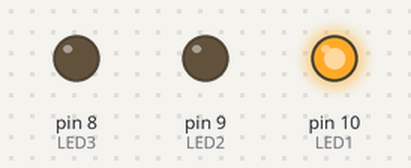
This sketch was run on a simulated Arduino Uno, built with avr-gcc and run on an emulated ATmega328P. Parts: output pins drawn as LEDs (lit = HIGH).

Above: at 1.5 s.
At 4.5 s:
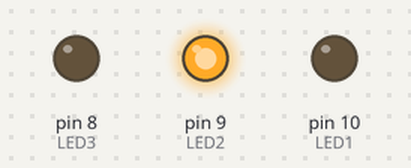
At 7.5 s:
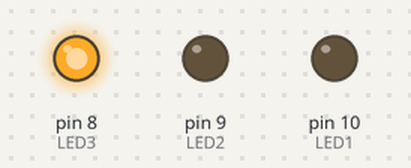
Timing chart, 0 to 11.7 s (numbered marks = the images above):
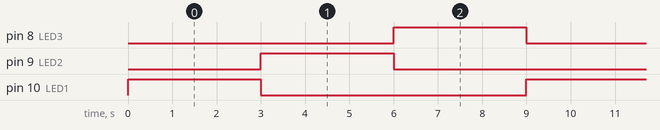

Measured:
- by itself, pin 8 (LED3), pin 9 (LED2), pin 10 (LED1): alternates HIGH for 3.0 s and LOW for 6.0 s
- by itself, everything shown: repeats every 9.0 s, in 3 steps

The sketch:

sem_foro2.ino
```cpp
// C++ code
//


#define LED1 10
#define LED2  9
#define LED3  8

void setup()
{
  pinMode(LED1,OUTPUT);
  pinMode(LED2,OUTPUT);
  pinMode(LED3,OUTPUT);
}

void pisca(int LH, int L1, int L2)
{
	digitalWrite(LH,HIGH);
	digitalWrite(L1,LOW);
	digitalWrite(L2,LOW);
	delay(3000);
}

void loop()
{
  //vermelho
  pisca(LED1,LED2,LED3);
  //amarelo
  pisca(LED2,LED1,LED3);
  //verde
  pisca(LED3,LED2,LED1);

}
```
